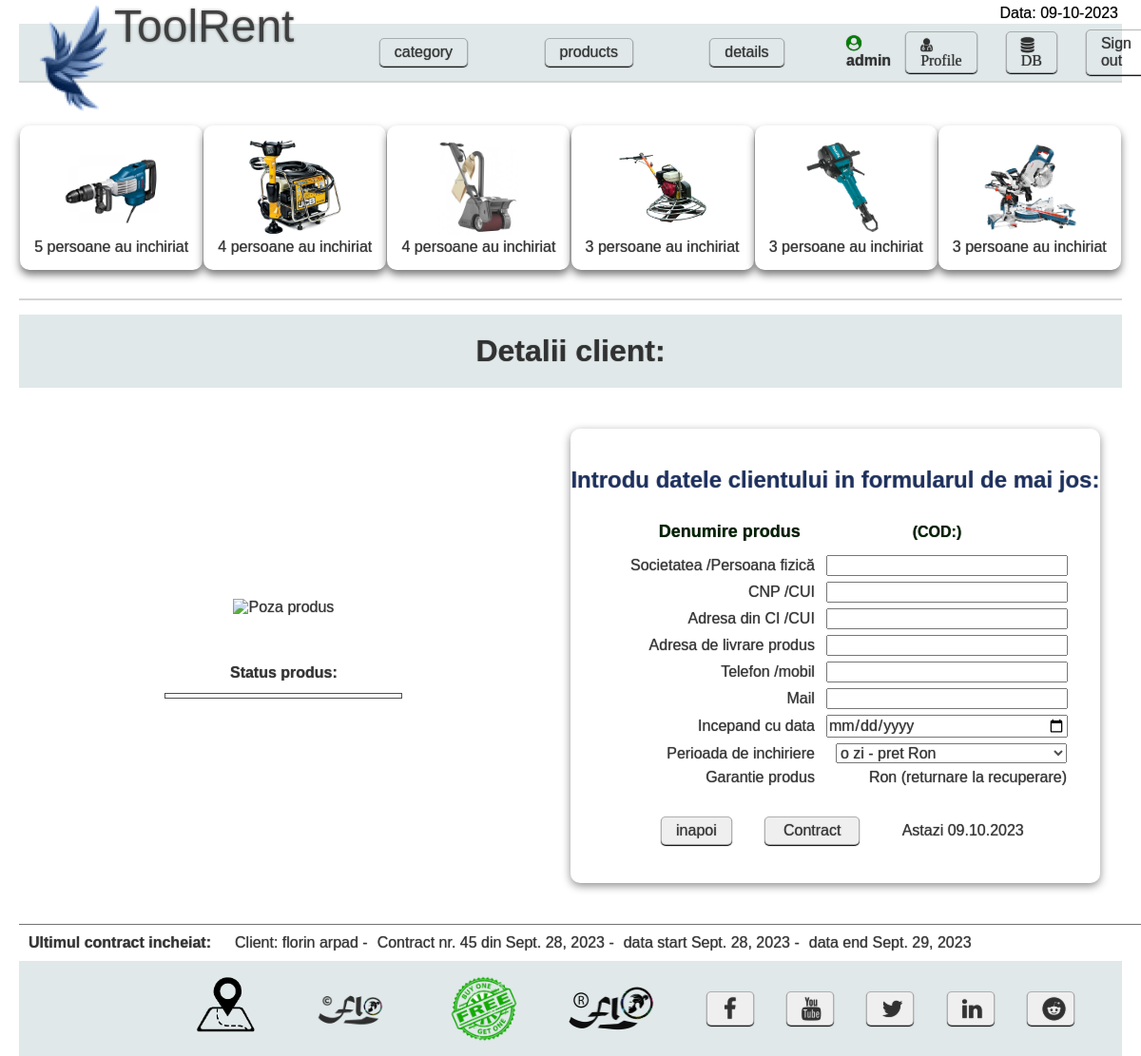
/client/ (signed in), run on the app's committed database.
### hireman/models.py (models this page shows, shortened)
class Societate(models.Model):
    nume = models.CharField(max_length=50)
    ro = models.IntegerField()
    cui = models.IntegerField()
    adresa = models.CharField(max_length=150)
    director = models.CharField(max_length=50)
    tel = models.BigIntegerField()
    mail = models.CharField(max_length=50)
    data = datetime.date(datetime.now())
    banca = models.CharField(max_length=50, null=True)
    cont = models.CharField(max_length=50, null=True)
    class Meta:
        db_table = ''
        managed = True
        verbose_name = 'Societate'
        verbose_name_plural = 'Societati'
    def __str__(self) -> str:
        return self.nume

class Buton_meniu(models.Model):
    buton = models.CharField(max_length=150)
    slug = models.SlugField(unique=True)
    class Meta:
        db_table = ''
        managed = True
        verbose_name = 'Buton'
        verbose_name_plural = 'Butoane'
    def __str__(self) -> str:
        return self.slug

class Produs(models.Model):
    categorie = models.ForeignKey(Categorie, serialize=True, on_delete=models.CASCADE)
    nume = models.CharField(max_length=250)
    slug = models.SlugField(unique=True)
    cod_produs = models.IntegerField()
    descriere = models.TextField()
    specificatii = models.TextField()
    pret = models.ForeignKey(PretProdus, on_delete=models.DO_NOTHING)
    status = models.CharField(choices=(("disponibil", "disponibil"), ("nedisponibil", "nedisponibil"), ("service", "service")), default="disponibil", max_length=20)
    poza = models.ImageField(upload_to='hireman/static/media/', null=True)
    garantie = models.IntegerField(default=600)
    data = datetime.date(datetime.now())
    class Meta:
        db_table = ''
        managed = True
        verbose_name = 'Produs'
        verbose_name_plural = 'Produse'

class Contract(models.Model):
    nr_contract = 1
    data = models.DateField(default= timezone.now(), null=True)
    nume_srl = models.CharField(max_length=50)
    cui = models.IntegerField()
    adresa_srl = models.CharField(max_length=150)
    director = models.CharField(max_length=50)
    tel_srl = models.BigIntegerField()
    mail_srl = models.CharField(max_length=50)
    banca_srl = models.CharField(max_length=50, null=True)
    cont_srl = models.CharField(max_length=50, null=True)
    nume_client = models.CharField(max_length=50)
    cnp = models.IntegerField()
    adresa_client = models.CharField(max_length=150)
    adresa_livrare = models.CharField(max_length=150, null=True)
    tel_client = models.BigIntegerField()
    mail_client = models.CharField(max_length=50)
    banca_client = models.CharField(max_length=50, null=True)
    cont_client = models.CharField(max_length=50, null=True)
    produs = models.CharField(max_length=50)
    garantie_produs = models.IntegerField()
    cost = models.IntegerField()
    nr_zile = models.IntegerField()
    data_start = models.DateField()
    data_end = models.DateField()
    pdf_path = models.FileField(upload_to='hireman/static/contracte_pdf/', null=True, default=f"hireman/static/contracte_pdf/contract-nr{nr_contract}-din:{timezone.now()}")
    observatii = models.CharField(max_length=255, null=True, default="fara observatii")
    nr_contract += 1
    class Meta:
        db_table = ''
        managed = True
        verbose_name = 'Contract'
        verbose_name_plural = 'Contracte'

### hireman/views.py (the view)
# urls.py: path("client/", view_client_details, name="client_details"),
def view_client_details(request, slug=None):
    print(f" - Open view_client_details() => succes")
    if slug != None:
        print(f"- request POST => accepted")
        context = {
            "produs": get_object_or_404(Produs, slug=slug) ,
            "preturi": PretProdus.objects.all(),
            "time_date": f"{time_date.date()}",
        }
    else:
        context = {}
        print(f"- request POST => not accepted")
    add_first_to_second_dict(CONTEXT_GLOBAL,context)
    print(f" - Close view_client_details() => succes")
    return render(request, "client_details.html", context)

### hireman/templates/client_details.html (shortened to what this page needs)
{% extends "main.html" %}
{% load static %}
{% block client_details %}
<div class="client_details">
    <div class="client_top">
        <h1>Detalii client:</h1>
    </div>
    <div class="client_center">
        <div class="detalii_produs">
            <div style=' font-size: large; margin: 15px; width:250px'>
                <h4>{{produs}}</h4>
                <h4 >Status produs: </h4>
                <h4 style='color:{{produs.status_color}}; border: 1px solid {{produs.status_color}}'>{{produs.status}}</h4>
            </div>
            <div>
                <img src="/{{produs.poza}}" hight="300px" width="300px" alt="Poza produs">
            </div>
        </div>
        <div class="formular_client">
            <h4>Introdu datele clientului in formularul de mai jos:</h4>
            <form action="contract_details" method="post">
                <table>
                    <tr>
                        <th>Denumire produs</th>
                        <th>{{produs}} (COD:{{produs.cod_produs}})</th>
                    </tr>
                    <tr>
                        <td>Societatea /Persoana fizică</td>
                        <td><input type="text" name="nume"></td>
                    </tr>
                    <tr>
                        <td>CNP /CUI</td>
                        <td><input type="number" name="cnp"></td>
                    </tr>
                    <tr>
                        <td>Adresa din CI /CUI</td>
                        <td><input type="text" name="adresa"></td>
                    </tr>
                    <tr>
                        <td>Adresa de livrare produs</td>
                        <td><input type="text" name="adresa_livrare"></td>
                    </tr>
                    <tr>
                        <td>Telefon /mobil</td>
                        <td><input type="tel" name="tel"></td>
                    </tr>
                    <tr>
                        <td>Mail</td>
                        <td><input type="email" name="email"></td>
                    </tr>
                    <tr>
                        <td>Incepand cu data</td>
                        <td><input type="date" name="data_start" value="{{time_date}}"></td>
                    </tr>
                    <tr>
                        <td>Perioada de inchiriere</td>
                        <td>
                            <select name="pret">
                                <option value="{{produs.pret.pret_1}}, 1"> o zi  -  pret {{produs.pret.pret_1}} Ron</option>
                            </select>
                        </td>
                    </tr>
                    <tr>
                        <td>Garantie produs</td>
                        <td>{{produs.garantie}} Ron (returnare la recuperare)</td>
                    </tr>
                </table>
                <div>
                    <button id="button_header" type="button" onclick="history.back()">inapoi</button>
                    <input id="button_header" style="width:100px" class="button_client" type="submit" value="Contract">
                    <span style="padding-left:25px; color:maro">Astazi {{day_now}}.{{month_now}}.{{year_now}}</span>
                </div>
            </form>
        </div>
    </div>
</div>
{% endblock client_details %}

### hireman/templates/main.html (shortened to what this page needs)
{% load static %}
<!DOCTYPE html>
<html lang="en">
<head>
    <link rel="stylesheet" href="https://cdnjs.cloudflare.com/ajax/libs/font-awesome/4.7.0/css/font-awesome.min.css">
    <link rel="stylesheet" type="text/css" href="{% static 'css/details.css'%}" />
    <link rel="stylesheet" type="text/css" href="{% static 'css/main.css'%}" />
    <link rel="stylesheet" type="text/css" href="{% static 'css/home.css'%}" />
    <link rel="stylesheet" type="text/css" href="{% static 'css/products.css'%}" />
    <link rel="stylesheet" type="text/css" href="{% static 'css/category.css'%}" />
    <link rel="stylesheet" type="text/css" href="{% static 'css/product_details.css'%}" />
    <link rel="stylesheet" type="text/css" href="{% static 'css/client_service_details.css' %}">
</head>
<body>
    <header>
        <div class="header_message">
            <div id="logo">
                <div class="logo1">
                    <a href="../../home/">
                        <img src='{% static "img/flo2.png" %}' alt="" sizes="" srcset="" hight='100px'>
                    </a>
                </div>
                <div class="srl_mess">
                    <a href="../../home/">
                        {{srl}}
                    </a>
                        <div id="clock">
                            <p><span id='data'></span></p>
                        </div>
                </div>
            </div>
        </div>
        {% if user.is_authenticated %}
        <div id="header_buttons" class="header_buttons">
            {% for b in butoane %}
                <a id="button_header" href= /{{b}}>
                    {{b}}
                </a>
            {% endfor %}
        </div>
        {% else %}
        <div id="header_buttons" class="header_buttons">
            <p  style="color:red">Trebuie sa te inscrii sau inregistrezi !!!</p>
        </div>
        {% endif %}
        <div class="header_user">
            {% if user.is_authenticated %}
                {% if user.is_superuser %}
                    <div class="user_info" >
                        <h4> <span class="fa fa-user-circle" style="color:green"></span> {{user}}</h4>
                        <a  class="cart" href="#">
                            <span id="button_header" class="fa fa-user-md"> Profile</span>
                        </a>
                        <a class="cart" href="../../admin">
                            <span id="button_header" class="fa fa-database"> DB</span>
                        </a>
                        <a id="button_header" href="../../authentication/signout">Sign out</a>
                    </div>
                {% endif %}
            {% else %}
                <div class="user_info">
                    <a id="button_header" href="../../authentication/signup">Signup</a>
                    <a id="button_header" href="../../authentication/signin">Signin</a>
                </div>
            {% endif %}
        </div>
    </header>
    <div class="container_top">
        <div class="most_popular">
            {% for produs in produse_populare %}
                <ul class="most_popular_prod">
                    {% for p in produs %}
                        <a href="../../most-popular/{{p.slug}}">
                            {% if p > 1 %}
                                <p>{{p}} persoane au inchiriat</p>
                            {% else %}
                                <img src="/{{p.poza}}" alt="">
                            {% endif %}
                        </a>
                    {% endfor %}
                </ul>
            {% endfor %}
        </div>
    </div>
    <div class="container_center">
    {% if user.is_authenticated %}
        <div>{% block client_details %}
            {% endblock client_details %}</div>
    </div>
    {% else %}
        {% comment %} <p style="color:red; padding-bottom:20px">Nu esti autentificat, trebuie sa te loghezi sau sa-ti creiezi un cont !</p> {% endcomment %}
    {% endif %}
    <div class="container_bottom">
        <div class="container_contract">
            <h3>Ultimul contract incheiat: </h3>
            <br>
            {% for contract in contracte_info %}
                <li>Client: {{contract.nume_client}} - <br>
                    <span>Contract nr. {{contract.pk}} din {{contract.data}} - </span><br>
                    <span>data start {{contract.data_start}} - </span><br>
                    <span>data end {{contract.data_end}}</span>
                </li>
                <br>
            {% endfor %}
        </div>
    </div>
    <div class="logo_bootom">
        <img src='{% static "img/images_2.png" %}' alt="" sizes="" srcset="" hight='100px'>
        <img src='{% static "img/logo_flo_2.png" %}' alt="" sizes="" srcset="" width='200px'>
        <img src='{% static "img/logo_3.png" %}' alt="" sizes="" srcset="" hight='100px'>
        <img src='{% static "img/logo_flo_2_R.png" %}' alt="" sizes="" srcset="" width='200px'>
        <div class="socializare">
            <a href="https://www.facebook.com/">
                <button id="button_header" type="submit" class="fa fa-facebook"></button>
            </a>
            <a href="https://www.youtube.com/watch?v=UWjWFLeX90Q">
                <button id="button_header" type="submit" class="fa fa-youtube"></button>
            </a>
            <a href="https://twitter.com/">
                <button id="button_header" type="submit" class="fa fa-twitter"></button>
            </a>
            <a href="https://www.linkedin.com/?original_referer=">
                <button id="button_header" type="submit" class="fa fa-linkedin"></button>
            </a>
            <a href="https://www.reddit.com/?rdt=57074">
                <button id="button_header" type="submit" class="fa fa-reddit"></button>
            </a>
        </div>
    </div>
</body>
</html>

### data on the page
Societate: nume "ToolRent"
Buton_meniu: slug "category"
Buton_meniu: slug "products"
Buton_meniu: slug "details"
Produs: poza (picture), produs "5"
Produs: poza (picture), produs "4"
Produs: poza (picture), produs "4"
Produs: poza (picture), produs "3"
Produs: poza (picture), produs "3"
Produs: poza (picture), produs "3"
Contract: nume_client "florin arpad", pk "45", data "Sept. 28, 2023", data_start "Sept. 28, 2023", data_end "Sept. 29, 2023"

### other printed values
{{ user }} "admin"
{{ day_now }} "09"
{{ month_now }} "10"
{{ year_now }} "2023"
